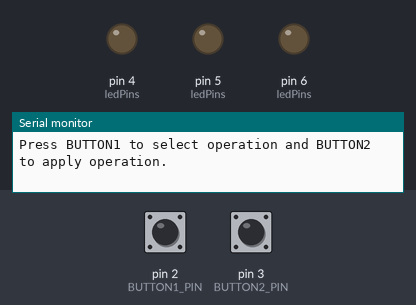
The sketch below on a simulated Arduino Uno, built with avr-gcc and run on an emulated ATmega328P. Parts: output pins drawn as LEDs (lit = HIGH), the last lines printed to the serial monitor. The test bench sets the inputs (shaded band); at power-on: pin 2 (BUTTON1_PIN) HIGH, pin 3 (BUTTON2_PIN) HIGH.

Above: at 1.2 s.
1.3 s: pin 2 (BUTTON1_PIN) pulled LOW for 0.15 s
At 2.3 s:
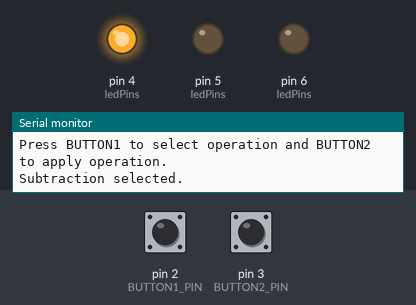
2.9 s: pin 3 (BUTTON2_PIN) pulled LOW for 0.15 s
At 4.8 s:
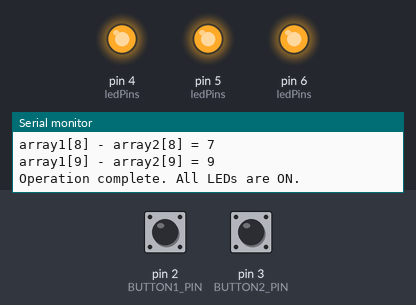
5.1 s: pin 2 (BUTTON1_PIN) pulled LOW for 1 s
At 6.4 s:
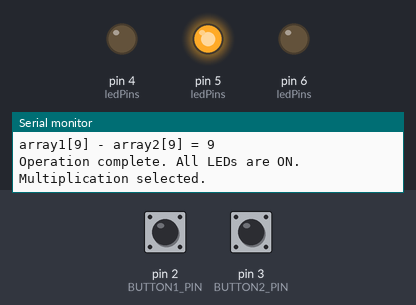
7.6 s: pin 2 (BUTTON1_PIN) pulled LOW for 0.15 s
At 8.3 s:
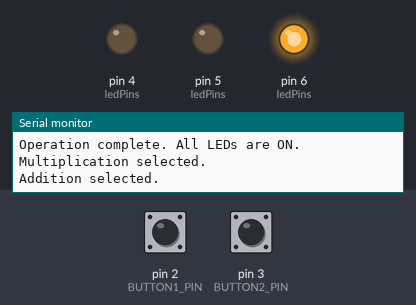
9.2 s: pin 2 (BUTTON1_PIN) pulled LOW for 3.2 s
At 9.6 s:
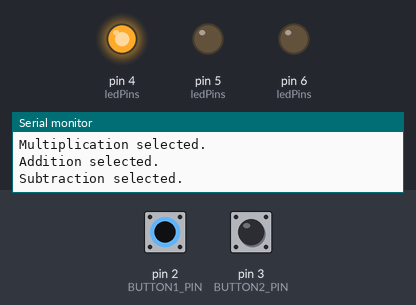
13.9 s: pin 3 (BUTTON2_PIN) pulled LOW for 1 s
At 15.6 s:
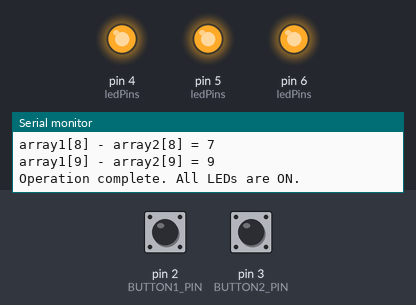
Timing chart, 0 to 17.1 s (numbered marks = the images above; inputs shaded):
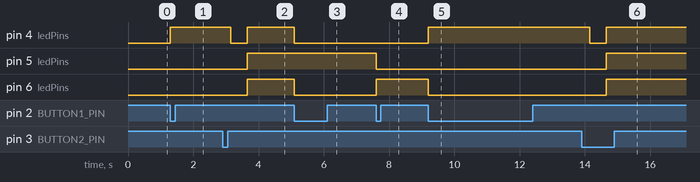

Measured:
- after the input at 1.3 s, pin 4 (ledPins): LOW → HIGH at once
- after the input at 2.9 s, pin 4 (ledPins): HIGH → LOW after 0.25 s, → HIGH 0.50 s later; pin 5 (ledPins), pin 6 (ledPins): LOW → HIGH after 0.75 s
- after the input at 5.1 s, pin 4 (ledPins), pin 6 (ledPins): HIGH → LOW at once
- after the input at 7.6 s, pin 5 (ledPins): HIGH → LOW at once; pin 6 (ledPins): LOW → HIGH at once
- after the input at 9.2 s, pin 4 (ledPins): LOW → HIGH at once; pin 6 (ledPins): HIGH → LOW at once
- after the input at 13.9 s, pin 4 (ledPins): HIGH → LOW after 0.25 s, → HIGH 0.50 s later; pin 5 (ledPins), pin 6 (ledPins): LOW → HIGH after 0.75 s

The sketch:

Lab2Project3.ino
```cpp
// Pin definitions
#define RED_LED 6      // Red LED for addition
#define GREEN_LED 4    // Green LED for subtraction
#define BLUE_LED 5     // Blue LED for multiplication
#define BUTTON1_PIN 2  // First button for selecting operation (INT0)
#define BUTTON2_PIN 3  // Second button for applying operation (INT1)

// Arrays
int array1[10] = {1, 2, 3, 4, 5, 6, 7, 8, 9, 10}; // First array
int array2[10] = {10, 9, 8, 7, 6, 5, 4, 3, 2, 1}; // Second array
int array3[10];                                   // Result array (initially empty)

// Variables
volatile int operationCounter = 0; // Tracks the selected operation (0 = addition, 1 = subtraction, 2 = multiplication)
volatile bool applyOperationFlag = false; // Flag to indicate operation should be applied

// LED states for each operation
int ledPins[3] = {RED_LED, GREEN_LED, BLUE_LED}; // Array of LED pins corresponding to operations

// Array of function pointers for operations
typedef int (*operationFunc)(int, int);
int add(int a, int b) { return a + b; }
int subtract(int a, int b) { return a - b; }
int multiply(int a, int b) { return a * b; }
operationFunc operations[3] = {add, subtract, multiply};

// Debounce timing
volatile unsigned long lastInterruptTime1 = 0;
volatile unsigned long lastInterruptTime2 = 0;
const unsigned long debounceDelay = 50; // 50 ms debounce delay

void setup() {
    // Initialize LED pins as output
    for (int i = 0; i < 3; i++) {
        pinMode(ledPins[i], OUTPUT);
        digitalWrite(ledPins[i], LOW); // Turn off LEDs
    }

    // Initialize button pins as input with pull-up resistors
    pinMode(BUTTON1_PIN, INPUT_PULLUP);
    pinMode(BUTTON2_PIN, INPUT_PULLUP);

    // Attach interrupts to buttons
    attachInterrupt(digitalPinToInterrupt(BUTTON1_PIN), selectOperationISR, FALLING);
    attachInterrupt(digitalPinToInterrupt(BUTTON2_PIN), applyOperationISR, FALLING);

    // Initialize Serial Monitor
    Serial.begin(9600);
    Serial.println("Press BUTTON1 to select operation and BUTTON2 to apply operation.");
}

void loop() {
    // If the applyOperationFlag is set, execute the selected operation
    if (applyOperationFlag) {
        applyOperationFlag = false; // Reset the flag
        applyOperation(operationCounter);
    }
}

// ISR for BUTTON1 (Select Operation)
void selectOperationISR() {
    unsigned long currentTime = millis();
    if (currentTime - lastInterruptTime1 > debounceDelay) { // Debounce check
        operationCounter = (operationCounter + 1) % 3; // Cycle through 0, 1, 2

        // Update LEDs based on selected operation
        updateLEDs(operationCounter);

        // Print selected operation to Serial Monitor
        const char* operationsNames[3] = {"Addition", "Subtraction", "Multiplication"};
        Serial.print(operationsNames[operationCounter]);
        Serial.println(" selected.");

        lastInterruptTime1 = currentTime; // Update last interrupt time
    }
}

// ISR for BUTTON2 (Apply Operation)
void applyOperationISR() {
    unsigned long currentTime = millis();
    if (currentTime - lastInterruptTime2 > debounceDelay) { // Debounce check
        applyOperationFlag = true; // Set the flag to apply operation
        lastInterruptTime2 = currentTime; // Update last interrupt time
    }
}

// Function to update LEDs based on the selected operation
void updateLEDs(int operation) {
    for (int i = 0; i < 3; i++) {
        digitalWrite(ledPins[i], i == operation ? HIGH : LOW); // Turn on the selected LED
    }
}

// Function to apply the selected operation to the arrays
void applyOperation(int operation) {
    Serial.println("Applying operation to arrays...");
    for (int i = 0; i < 10; i++) {
        array3[i] = operations[operation](array1[i], array2[i]); // Perform the selected operation

        // Print result to Serial Monitor
        Serial.print("array1[");
        Serial.print(i);
        Serial.print("] ");
        Serial.print(operation == 0 ? "+" : operation == 1 ? "-" : "*");
        Serial.print(" array2[");
        Serial.print(i);
        Serial.print("] = ");
        Serial.println(array3[i]);
    }

    // Turn off all LEDs once operation is complete
    for (int i = 0; i < 3; i++) {
        digitalWrite(ledPins[i], LOW);
    }

    // Turn on all LEDs to indicate operation is complete
    delay(500);
    for (int i = 0; i < 3; i++) {
        digitalWrite(ledPins[i], HIGH);
    }
    Serial.println("Operation complete. All LEDs are ON.");
}
```
